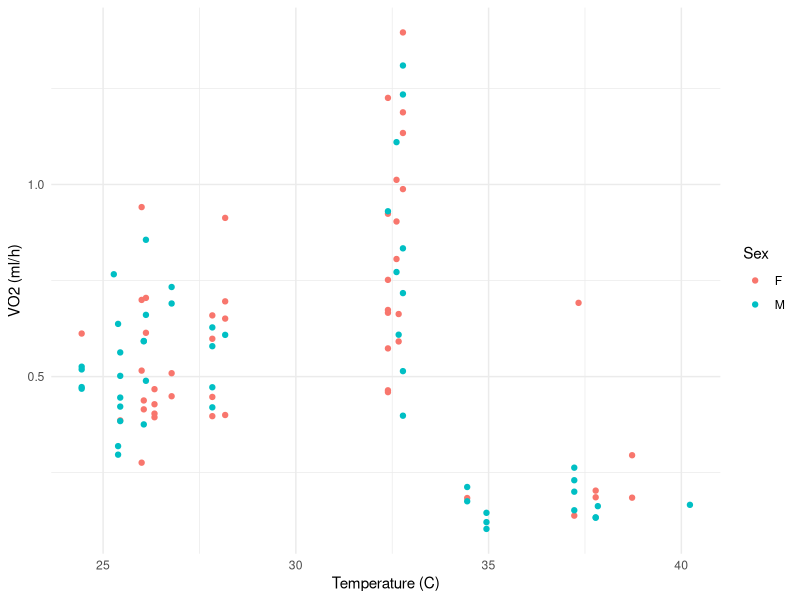

Reproduce this figure in R.
## ---- chunk 1
library(tidyverse)
data <- read_csv("raw_data/data.csv")
data
## ---- chunk 2
library(ggplot2)

ggplot(data, aes(x = TempC, y = VO2_ml_per_h, color = Sex)) +
  geom_point() +
  labs(x = "Temperature (C)", y = "VO2 (ml/h)", color = "Sex") +
  theme_minimal()

